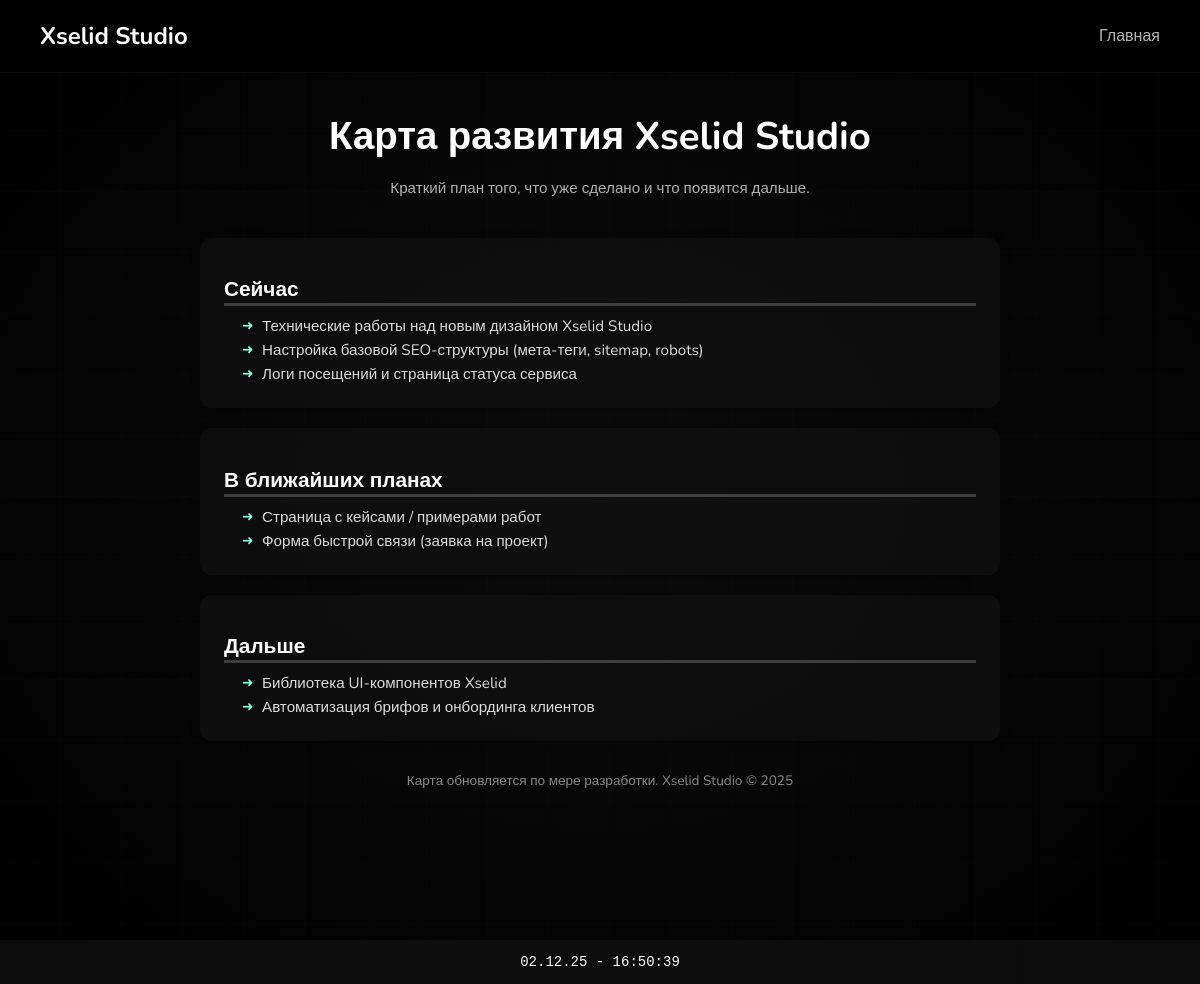
Screenshot of /map/ with the database file from the repository.
### home/models.py (models this page shows, shortened)
class RoadmapItem(models.Model):
    SECTION_CHOICES = [
        ("now", "Сейчас"),
        ("soon", "В ближайших планах"),
        ("later", "Дальше"),
    ]
    section = models.CharField(
        "Раздел",
        max_length=20,
        choices=SECTION_CHOICES,
        default="now",
    )
    text = models.CharField("Описание пункта", max_length=255)
    position = models.PositiveIntegerField("Порядок", default=0)
    is_active = models.BooleanField("Показывать", default=True)
    created_at = models.DateTimeField("Создано", auto_now_add=True)
    class Meta:
        ordering = ["section", "position", "id"]
        verbose_name = "Пункт дорожной карты"
        verbose_name_plural = "Пункты дорожной карты"

### home/views.py (the view)
# urls.py: path('map/', map_view, name='map'),
def map_view(request):
    sections_map = {
        "now": {"title": "Сейчас", "items": []},
        "soon": {"title": "В ближайших планах", "items": []},
        "later": {"title": "Дальше", "items": []},
    }
    for item in RoadmapItem.objects.filter(is_active=True).order_by(
        "section", "position", "id"
    ):
        sections_map[item.section]["items"].append(item.text)
    roadmap_sections = [
        sections_map["now"],
        sections_map["soon"],
        sections_map["later"],
    ]
    context = {
        "roadmap_sections": roadmap_sections,
        "year": datetime.now().year,
    }
    return render(request, "home/map.html", context)

### home/templates/home/map.html (shortened to what this page needs)
{% extends "home/base.html" %}
{% load static %}
{% block extra_css %}
<link rel="stylesheet" href="{% static 'css/style.css' %}">
<link rel="stylesheet" href="{% static 'css/roadmap.css' %}">
{% endblock %}
{% block content %}
<div class="map-container">
    <div class="map-header" data-aos="fade-up">
        <h1>Карта развития Xselid Studio</h1>
        <p>Краткий план того, что уже сделано и что появится дальше.</p>
    </div>
    {% for section in roadmap_sections %}
    <section class="map-section" data-aos="fade-up" data-aos-delay="{{ forloop.counter0|add:1 }}00">
        <h2>{{ section.title }}</h2>
        <ul>
            {% for item in section.items %}
            <li>{{ item }}</li>
            {% endfor %}
        </ul>
    </section>
    {% endfor %}
    <div class="map-note" data-aos="fade-up" data-aos-delay="500">
        <p>Карта обновляется по мере разработки. Xselid Studio © {{ year }}</p>
    </div>
</div>
{% endblock %}

### home/static/css/navbar.css (style rules this page uses)
body { overflow-x: hidden; margin: 0; padding-bottom: 40px; font-family: "Nunito", sans-serif; transition: all 0.3s ease; }

### home/static/css/style.css (style rules this page uses)
html { background: radial-gradient(ellipse at center, rgb(12, 12, 12) 0%, #000000 100%); background-attachment: fixed; position: relative; background-color: #000000; }
html::before { content: ''; position: fixed; top: 0; left: 0; width: 100%; height: 100%; background-image: repeating-linear-gradient(0deg, transparent, transparent 60px, rgba(255, 255, 255, 0.010) 60px, rgba(255, 255, 255, 0.010) 61px), repeating-linear-gradient(90deg, transparent, transparent 60px, rgba(255, 255, 255, 0.010) 60px, rgba(255, 255, 255, 0.010) 61px); pointer-events: none; z-index: -1; }
body { padding-top: 50px; overflow-x: hidden; margin: 0; padding-bottom: 40px; font-family: "Nunito", sans-serif; }

### home/static/css/roadmap.css (style rules this page uses)
.map-container { max-width: 800px; margin: 60px auto; padding: 0 20px 80px 20px; color: #fff; font-family: "Nunito", sans-serif; }
.map-header { text-align: center; margin-bottom: 40px; }
.map-header h1 { font-size: 2.4em; margin-bottom: 10px; }
.map-header p { color: #b0b0b0; font-size: 0.95em; }
.map-section { background: #111111b9; border-radius: 12px; padding: 20px 24px; margin-bottom: 20px; box-shadow: 0 2px 10px rgba(0,0,0,0.35); }
.map-section h2 { border-bottom: 3px solid #ffffff33; color: #ffffff; font-size: 1.3em; margin-bottom: 10px; }
.map-section ul { list-style: none; margin: 0; padding-left: 18px; color: #dbdbdb; font-size: 0.95em; }
.map-section ul li { margin: 4px 0; position: relative; padding-left: 20px; }
.map-section ul li::before { content: "➜"; position: absolute; left: 0; top: 50%; transform: translateY(-50%); color: #87ffe1; font-size: 0.9em; line-height: 1em; }
.map-note { margin-top: 30px; color: #8a8a8a; font-size: 0.85em; text-align: center; }

### rows the page displays
RoadmapItem: section "Технические работы над новым дизайном Xselid Studio"
RoadmapItem: section "Настройка базовой SEO-структуры (мета-теги, sitemap, robots)"
RoadmapItem: section "Логи посещений и страница статуса сервиса"
RoadmapItem: section "Страница с кейсами / примерами работ"
RoadmapItem: section "Форма быстрой связи (заявка на проект)"
RoadmapItem: section "Библиотека UI-компонентов Xselid"
RoadmapItem: section "Автоматизация брифов и онбординга клиентов"

### other values shown
{{ section.title }} "Сейчас" "В ближайших планах" "Дальше"
